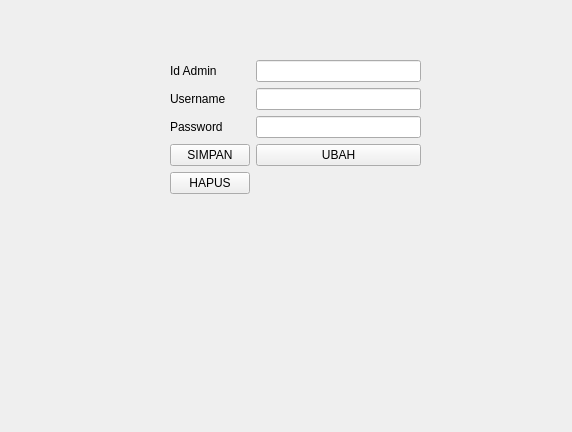
<?xml version="1.0" encoding="UTF-8"?>
<ui version="4.0">
 <class>Form</class>
 <widget class="QWidget" name="Form">
  <property name="geometry">
   <rect>
    <x>0</x>
    <y>0</y>
    <width>572</width>
    <height>432</height>
   </rect>
  </property>
  <property name="windowTitle">
   <string>Form</string>
  </property>
  <widget class="QWidget" name="formLayoutWidget">
   <property name="geometry">
    <rect>
     <x>170</x>
     <y>60</y>
     <width>251</width>
     <height>269</height>
    </rect>
   </property>
   <layout class="QFormLayout" name="formLayout">
    <item row="1" column="0">
     <widget class="QLabel" name="usernameLabel">
      <property name="text">
       <string>Username</string>
      </property>
     </widget>
    </item>
    <item row="1" column="1">
     <widget class="QLineEdit" name="usernameLineEdit"/>
    </item>
    <item row="2" column="0">
     <widget class="QLabel" name="passwordLabel">
      <property name="text">
       <string>Password</string>
      </property>
     </widget>
    </item>
    <item row="2" column="1">
     <widget class="QLineEdit" name="passwordLineEdit"/>
    </item>
    <item row="3" column="0">
     <widget class="QPushButton" name="BtnSimpan">
      <property name="text">
       <string>SIMPAN</string>
      </property>
     </widget>
    </item>
    <item row="3" column="1">
     <widget class="QPushButton" name="BtnUbah">
      <property name="text">
       <string>UBAH</string>
      </property>
     </widget>
    </item>
    <item row="4" column="0">
     <widget class="QPushButton" name="BtnHapus">
      <property name="text">
       <string>HAPUS</string>
      </property>
     </widget>
    </item>
    <item row="0" column="0">
     <widget class="QLabel" name="idAdminLabel">
      <property name="text">
       <string>Id Admin</string>
      </property>
     </widget>
    </item>
    <item row="0" column="1">
     <widget class="QLineEdit" name="idAdminLineEdit"/>
    </item>
   </layout>
  </widget>
 </widget>
 <resources/>
 <connections/>
</ui>
